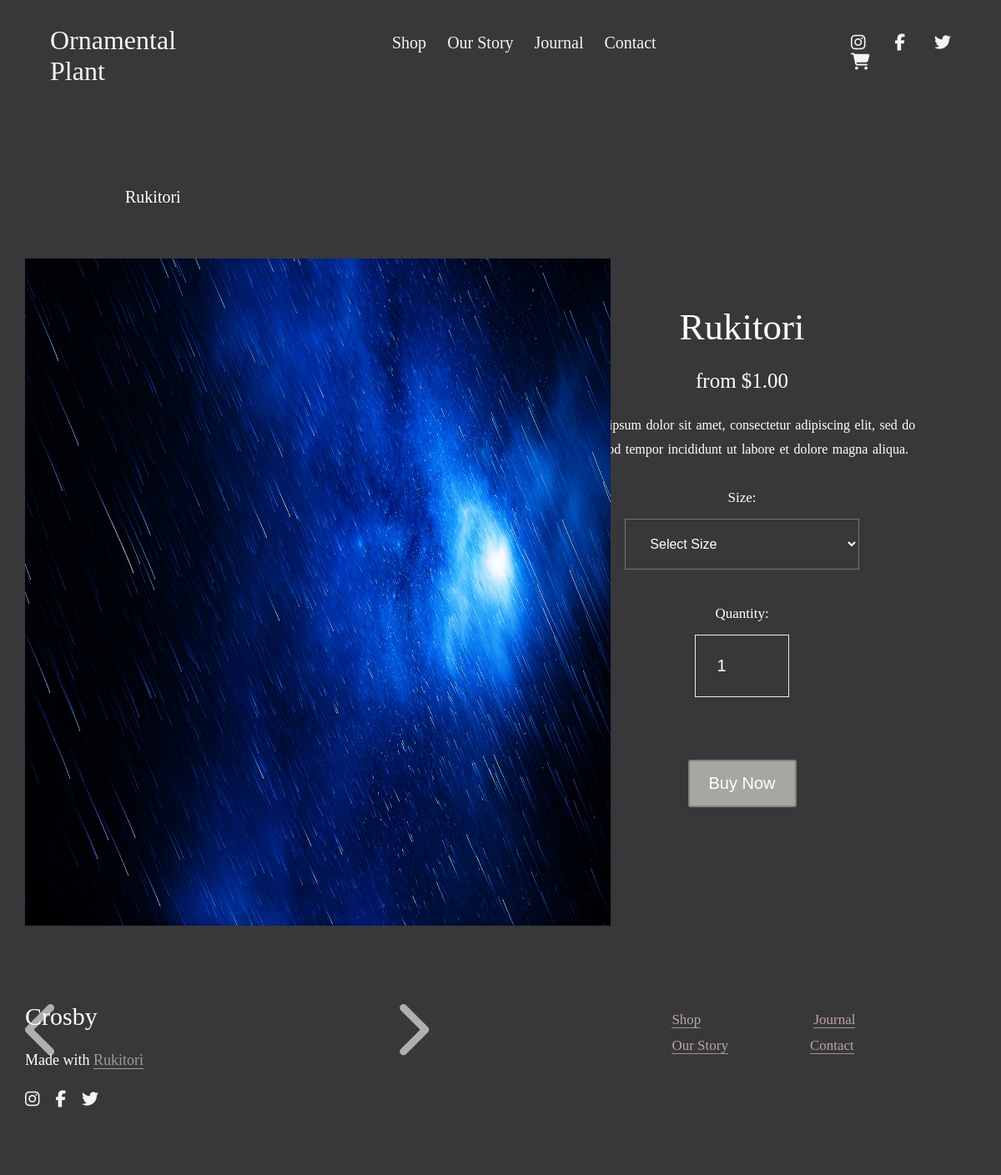
The app's page /product/4 with its own data.
### shop/models.py (models this page shows)
class Product(models.Model):
    name = models.CharField(max_length=100)
    cost = models.IntegerField()
    image1 = models.ImageField(null=True, blank=True, upload_to="images/")
    image2 = models.ImageField(null=True, blank=True, upload_to="images/")
    quantity = models.IntegerField()

### shop/views.py (the view)
# urls.py: path('product/<int:product_id>', views.product, name="product"),
def product(request, product_id):
    product = Product.objects.get(id=product_id)
    return render(request, 'shop/product.html', {'product': product})

### shop/templates/shop/product.html (shortened to what this page needs)
{% load static %}
<!DOCTYPE html>
<html lang="en">
<head>
  <link rel="stylesheet" href="{% static 'shop/vendors/css/grid.css' %}" />
  <link rel="stylesheet" href="{% static 'shop/resources/css/product.css' %}" />
</head>
<body>
  <header class="header">
    <nav class="sticky">
      <div class="header-title">
        <div class="header-title-text">
          <a href="{% url 'home' %}">Ornamental Plant</a>
        </div>
      </div>
      <div class="header-nav">
        <ul class="main-nav">
          <li><a href="{% url 'shopPage' %}">Shop</a></li>
          <li><a href="{% url 'story' %}">Our Story</a></li>
          <li id="journal"><a href="{% url 'journal' %}">Journal</a></li>
          <li><a href="{% url 'contact' %}">Contact</a></li>
        </ul>
      </div>
      <div class="header-actions">
        <ul class="socials">
          <li>
            <a href="https://www.instagram.com/"><i class="fab fa-instagram"></i></a>
          </li>
          <li>
            <a href="https://www.facebook.com/"><i class="fab fa-facebook-f"></i></a>
          </li>
          <li>
            <a href="https://twitter.com/"><i class="fab fa-twitter"></i></a>
          </li>
          <li>
            <a href="{% url 'shopPage' %}"><i class="fas fa-shopping-cart"></i></a>
          </li>
        </ul>
      </div>
    </nav>
  </header>
  <section class="product-details">
    <form action="{% url 'saveDeal'  product.id %}" method="POST">
      <p class="head">{{ product.name }}</p>
      <div class="row">
        <div class="col span-1-of-2">
          <div class="box-slide">
            <div class="product-img active"><img src="{{ product.image1.url }}" id="img1"></div>
          </div>
          <div class="btn-slide">
            <span id="btn-prev"><i class="fas fa-chevron-left"></i></span>
            <span id="btn-next"><i class="fas fa-chevron-right"></i></span>
          </div>
        </div>
        <div class="col span-1-of-2">
          <div class="form">
            <h1>{{ product.name }}</h1>
            <h2 id="cost">from ${{ product.cost }}.00</h2>
            <p>
              Lorem ipsum dolor sit amet, consectetur adipiscing elit, sed do
              <br />
              eiusmod tempor incididunt ut labore et dolore magna aliqua.
            </p>
            <form method="POST" action="">
              <label>Size:</label>
              <br />
              <select onchange="validate(this)" name="size">
                <option value="select">Select Size</option>
              </select>
              <br />
              <label>Quantity:</label>
              <br />
              <input type="number" max="9999" min="1" value="1" name="quantity" />
            </form>
            <div class="buy">
              <input type="submit" value="Buy Now" />
            </div>
          </div>
        </div>
      </div>
    </form>
  </section>
  <section class="section-end">
    <div class="row">
      <div class="col span-1-of-2 box-end">
        <h4>Crosby</h4>
        <h5>Made with <a href="#">Rukitori</a></h5>
        <ul class="socials-end">
          <li>
            <a href="https://instagram.com/"><i class="fab fa-instagram"></i></a>
          </li>
          <li>
            <a href="https://facebook.com/"><i class="fab fa-facebook-f"></i></a>
          </li>
          <li>
            <a href="https://twitter.com/"><i class="fab fa-twitter"></i></a>
          </li>
        </ul>
      </div>
      <div class="col span-1-of-2">
        <ul class="nav-end-1">
          <li><a href="{% url 'shopPage' %}">Shop</a></li>
          <li><a href="{% url 'journal' %}">Journal</a></li>
        </ul>
        <ul class="nav-end-2">
          <li><a href="{% url 'story' %}">Our Story</a></li>
          <li><a href="{% url 'contact' %}">Contact</a></li>
        </ul>
      </div>
    </div>
  </section>
</body>
</html>

### shop/static/shop/resources/css/product.css (style rules this page uses)
* { margin: 0; padding: 0; box-sizing: border-box; }
body { overflow-x: hidden; }
html { background-color: #ffffff; color: #5a5a5a; font-family: "Playfair Display", serif; font-size: 20px; text-rendering: optimizeLegibility; }
.row { width: 1140px; margin: 0 auto; }
a { text-decoration: none; color: whitesmoke; }
ul { list-style: none; }
li { display: inline-block; }
.header { background-color: #38383b; height: 16vmax; }
.header-title { width: 25%; float: left; }
.header-nav { width: 50%; float: left; }
.header-actions { width: 25%; float: left; }
.header-title-text { margin: 30px 60px; }
.header-title-text a { font-size: 32px; font-weight: 400; }
.socials { margin-left: 40%; margin-top: 40px; }
.main-nav { margin-left: 25%; margin-top: 40px; }
.main-nav li { margin-left: 20px; }
.socials li { margin-right: 30px; }
.sticky { position: fixed; top: 0; left: 0; width: 100%; z-index: 900; }
.head { color: white; margin-left: 12.5%; margin-bottom: 50px; }
.product-details { background-color: #38383b; }
#img1 { width: 60%; height: 800px; }
.box-slide { width: 100%; overflow: hidden; }
.product-img { opacity: 0; visibility: hidden; position: absolute; }
.product-img.active { opacity: 1; visibility: visible; }
.btn-slide span { color: white; font-size: 70px; opacity: 0.6; cursor: pointer; }
#btn-prev { position: absolute; top: 85%; z-index: 10; }
#btn-next { position: absolute; top: 85%; left: 39.2%; z-index: 10; }
.form { color: #ffffff; text-align: center; margin-top: 10%; }
.form h1 { font-size: 45px; font-weight: 100; margin-bottom: 25px; }
.form h2 { font-size: 25px; font-weight: 100; margin-bottom: 25px; }
.form p { font-size: 16px; word-spacing: 1.5px; line-height: 180%; margin-bottom: 30px; }
label { font-size: 17px; }
select { width: 50%; padding: 20px 25px; background-color: #38383b; color: white; font-size: 16px; font-weight: 100; margin-top: 15px; margin-bottom: 40px; outline: none; cursor: pointer; }
option { background-color: white; color: #000; }
input { width: 20%; padding: 25px; font-size: 20px; margin-top: 15px; background-color: #38383b; outline: none; color: white; border: 1px groove rgb(247, 233, 233); }
.buy { margin-top: 60px; }
.buy input { width: 130px; background-color: #a8a6a1; padding: 15px 10px; border-radius: 3px; border: 2px solid #85827a; outline: none; cursor: pointer; }
.section-end { background-color: #38383b; padding-top: 15vmax; padding-bottom: 5vmax; }
.box-end h4 { font-size: 30px; color: white; font-weight: 100; margin-bottom: 25px; }
.box-end h5 { font-size: 18px; color: white; font-weight: 100; margin-bottom: 25px; }
.box-end h5 a { color: rgb(161, 153, 153); border-bottom: 1px solid rgb(161, 153, 153); }
.socials-end li { margin-right: 14px; }
.nav-end-1, .nav-end-2 { margin-left: 35%; margin-top: 8px; }
.nav-end-1 li a, .nav-end-2 li a { color: rgb(184, 165, 165); font-size: 17px; border-bottom: 1px solid rgb(160, 146, 146); }
.nav-end-1 li { margin-right: 130px; }
.nav-end-2 li { margin-right: 93px; }

### records on screen
Product: name "Rukitori", image1 (picture), cost "1"
